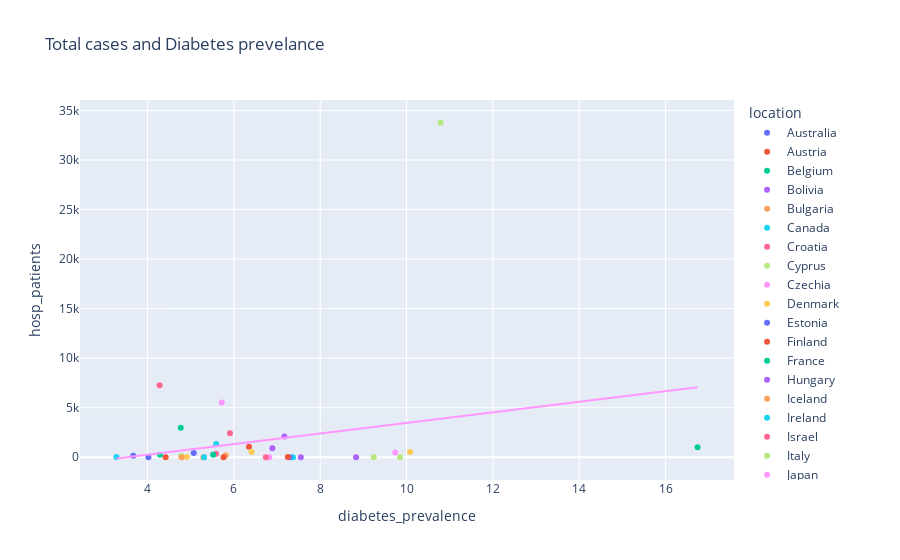

Notebook code for this chart:
### Code cell
fig = px.scatter(clean_location, x='diabetes_prevalence',y='hosp_patients', color='location',title='Total cases and Diabetes prevelance', trendline="ols", trendline_scope="overall")
fig.show()

### Figure 1 — Plotly figure (JSON) as saved in the notebook; plotly's stock layout.template omitted (floating-point values rounded to 4 significant figures)
{"data": [{"hovertemplate": "location=Australia<br>diabetes_prevalence=%{x}<br>hosp_patients=%{y}<extra></extra>", "legendgroup": "Australia", "marker": {"color": "#636efa", "symbol": "circle"}, "mode": "markers", "name": "Australia", "orientation": "v", "showlegend": true, "type": "scatter", "x": [5.07], "xaxis": "x", "y": [426], "yaxis": "y"}, {"hovertemplate": "location=Austria<br>diabetes_prevalence=%{x}<br>hosp_patients=%{y}<extra></extra>", "legendgroup": "Austria", "marker": {"color": "#EF553B", "symbol": "circle"}, "mode": "markers", "name": "Austria", "orientation": "v", "showlegend": true, "type": "scatter", "x": [6.35], "xaxis": "x", "y": [1071], "yaxis": "y"}, {"hovertemplate": "location=Belgium<br>diabetes_prevalence=%{x}<br>hosp_patients=%{y}<extra></extra>", "legendgroup": "Belgium", "marker": {"color": "#00cc96", "symbol": "circle"}, "mode": "markers", "name": "Belgium", "orientation": "v", "showlegend": true, "type": "scatter", "x": [4.29], "xaxis": "x", "y": [263], "yaxis": "y"}, {"hovertemplate": "location=Bolivia<br>diabetes_prevalence=%{x}<br>hosp_patients=%{y}<extra></extra>", "legendgroup": "Bolivia", "marker": {"color": "#ab63fa", "symbol": "circle"}, "mode": "markers", "name": "Bolivia", "orientation": "v", "showlegend": true, "type": "scatter", "x": [6.89], "xaxis": "x", "y": [902], "yaxis": "y"}, {"hovertemplate": "location=Bulgaria<br>diabetes_prevalence=%{x}<br>hosp_patients=%{y}<extra></extra>", "legendgroup": "Bulgaria", "marker": {"color": "#FFA15A", "symbol": "circle"}, "mode": "markers", "name": "Bulgaria", "orientation": "v", "showlegend": true, "type": "scatter", "x": [5.81], "xaxis": "x", "y": [210], "yaxis": "y"}, {"hovertemplate": "location=Canada<br>diabetes_prevalence=%{x}<br>hosp_patients=%{y}<extra></extra>", "legendgroup": "Canada", "marker": {"color": "#19d3f3", "symbol": "circle"}, "mode": "markers", "name": "Canada", "orientation": "v", "showlegend": true, "type": "scatter", "x": [7.37], "xaxis": "x", "y": [4], "yaxis": "y"}, {"hovertemplate": "location=Croatia<br>diabetes_prevalence=%{x}<br>hosp_patients=%{y}<extra></extra>", "legendgroup": "Croatia", "marker": {"color": "#FF6692", "symbol": "circle"}, "mode": "markers", "name": "Croatia", "orientation": "v", "showlegend": true, "type": "scatter", "x": [5.59], "xaxis": "x", "y": [341], "yaxis": "y"}, {"hovertemplate": "location=Cyprus<br>diabetes_prevalence=%{x}<br>hosp_patients=%{y}<extra></extra>", "legendgroup": "Cyprus", "marker": {"color": "#B6E880", "symbol": "circle"}, "mode": "markers", "name": "Cyprus", "orientation": "v", "showlegend": true, "type": "scatter", "x": [9.24], "xaxis": "x", "y": [0], "yaxis": "y"}, {"hovertemplate": "location=Czechia<br>diabetes_prevalence=%{x}<br>hosp_patients=%{y}<extra></extra>", "legendgroup": "Czechia", "marker": {"color": "#FF97FF", "symbol": "circle"}, "mode": "markers", "name": "Czechia", "orientation": "v", "showlegend": true, "type": "scatter", "x": [6.82], "xaxis": "x", "y": [2], "yaxis": "y"}, {"hovertemplate": "location=Denmark<br>diabetes_prevalence=%{x}<br>hosp_patients=%{y}<extra></extra>", "legendgroup": "Denmark", "marker": {"color": "#FECB52", "symbol": "circle"}, "mode": "markers", "name": "Denmark", "orientation": "v", "showlegend": true, "type": "scatter", "x": [6.41], "xaxis": "x", "y": [527], "yaxis": "y"}, {"hovertemplate": "location=Estonia<br>diabetes_prevalence=%{x}<br>hosp_patients=%{y}<extra></extra>", "legendgroup": "Estonia", "marker": {"color": "#636efa", "symbol": "circle"}, "mode": "markers", "name": "Estonia", "orientation": "v", "showlegend": true, "type": "scatter", "x": [4.02], "xaxis": "x", "y": [1], "yaxis": "y"}, {"hovertemplate": "location=Finland<br>diabetes_prevalence=%{x}<br>hosp_patients=%{y}<extra></extra>", "legendgroup": "Finland", "marker": {"color": "#EF553B", "symbol": "circle"}, "mode": "markers", "name": "Finland", "orientation": "v", "showlegend": true, "type": "scatter", "x": [5.76], "xaxis": "x", "y": [0], "yaxis": "y"}, {"hovertemplate": "location=France<br>diabetes_prevalence=%{x}<br>hosp_patients=%{y}<extra></extra>", "legendgroup": "France", "marker": {"color": "#00cc96", "symbol": "circle"}, "mode": "markers", "name": "France", "orientation": "v", "showlegend": true, "type": "scatter", "x": [4.77], "xaxis": "x", "y": [2972], "yaxis": "y"}, {"hovertemplate": "location=Hungary<br>diabetes_prevalence=%{x}<br>hosp_patients=%{y}<extra></extra>", "legendgroup": "Hungary", "marker": {"color": "#ab63fa", "symbol": "circle"}, "mode": "markers", "name": "Hungary", "orientation": "v", "showlegend": true, "type": "scatter", "x": [7.55], "xaxis": "x", "y": [0], "yaxis": "y"}, {"hovertemplate": "location=Iceland<br>diabetes_prevalence=%{x}<br>hosp_patients=%{y}<extra></extra>", "legendgroup": "Iceland", "marker": {"color": "#FFA15A", "symbol": "circle"}, "mode": "markers", "name": "Iceland", "orientation": "v", "showlegend": true, "type": "scatter", "x": [5.31], "xaxis": "x", "y": [1], "yaxis": "y"}, {"hovertemplate": "location=Ireland<br>diabetes_prevalence=%{x}<br>hosp_patients=%{y}<extra></extra>", "legendgroup": "Ireland", "marker": {"color": "#19d3f3", "symbol": "circle"}, "mode": "markers", "name": "Ireland", "orientation": "v", "showlegend": true, "type": "scatter", "x": [3.28], "xaxis": "x", "y": [18], "yaxis": "y"}, {"hovertemplate": "location=Israel<br>diabetes_prevalence=%{x}<br>hosp_patients=%{y}<extra></extra>", "legendgroup": "Israel", "marker": {"color": "#FF6692", "symbol": "circle"}, "mode": "markers", "name": "Israel", "orientation": "v", "showlegend": true, "type": "scatter", "x": [6.74], "xaxis": "x", "y": [10], "yaxis": "y"}, {"hovertemplate": "location=Italy<br>diabetes_prevalence=%{x}<br>hosp_patients=%{y}<extra></extra>", "legendgroup": "Italy", "marker": {"color": "#B6E880", "symbol": "circle"}, "mode": "markers", "name": "Italy", "orientation": "v", "showlegend": true, "type": "scatter", "x": [4.78], "xaxis": "x", "y": [127], "yaxis": "y"}, {"hovertemplate": "location=Japan<br>diabetes_prevalence=%{x}<br>hosp_patients=%{y}<extra></extra>", "legendgroup": "Japan", "marker": {"color": "#FF97FF", "symbol": "circle"}, "mode": "markers", "name": "Japan", "orientation": "v", "showlegend": true, "type": "scatter", "x": [5.72], "xaxis": "x", "y": [5514], "yaxis": "y"}, {"hovertemplate": "location=Latvia<br>diabetes_prevalence=%{x}<br>hosp_patients=%{y}<extra></extra>", "legendgroup": "Latvia", "marker": {"color": "#FECB52", "symbol": "circle"}, "mode": "markers", "name": "Latvia", "orientation": "v", "showlegend": true, "type": "scatter", "x": [4.91], "xaxis": "x", "y": [28], "yaxis": "y"}, {"hovertemplate": "location=Lithuania<br>diabetes_prevalence=%{x}<br>hosp_patients=%{y}<extra></extra>", "legendgroup": "Lithuania", "marker": {"color": "#636efa", "symbol": "circle"}, "mode": "markers", "name": "Lithuania", "orientation": "v", "showlegend": true, "type": "scatter", "x": [3.67], "xaxis": "x", "y": [156], "yaxis": "y"}, {"hovertemplate": "location=Luxembourg<br>diabetes_prevalence=%{x}<br>hosp_patients=%{y}<extra></extra>", "legendgroup": "Luxembourg", "marker": {"color": "#EF553B", "symbol": "circle"}, "mode": "markers", "name": "Luxembourg", "orientation": "v", "showlegend": true, "type": "scatter", "x": [4.42], "xaxis": "x", "y": [0], "yaxis": "y"}, {"hovertemplate": "location=Malaysia<br>diabetes_prevalence=%{x}<br>hosp_patients=%{y}<extra></extra>", "legendgroup": "Malaysia", "marker": {"color": "#00cc96", "symbol": "circle"}, "mode": "markers", "name": "Malaysia", "orientation": "v", "showlegend": true, "type": "scatter", "x": [16.74], "xaxis": "x", "y": [1019], "yaxis": "y"}, {"hovertemplate": "location=Malta<br>diabetes_prevalence=%{x}<br>hosp_patients=%{y}<extra></extra>", "legendgroup": "Malta", "marker": {"color": "#ab63fa", "symbol": "circle"}, "mode": "markers", "name": "Malta", "orientation": "v", "showlegend": true, "type": "scatter", "x": [8.83], "xaxis": "x", "y": [0], "yaxis": "y"}, {"hovertemplate": "location=Netherlands<br>diabetes_prevalence=%{x}<br>hosp_patients=%{y}<extra></extra>", "legendgroup": "Netherlands", "marker": {"color": "#FFA15A", "symbol": "circle"}, "mode": "markers", "name": "Netherlands", "orientation": "v", "showlegend": true, "type": "scatter", "x": [5.29], "xaxis": "x", "y": [1], "yaxis": "y"}, {"hovertemplate": "location=Norway<br>diabetes_prevalence=%{x}<br>hosp_patients=%{y}<extra></extra>", "legendgroup": "Norway", "marker": {"color": "#19d3f3", "symbol": "circle"}, "mode": "markers", "name": "Norway", "orientation": "v", "showlegend": true, "type": "scatter", "x": [5.31], "xaxis": "x", "y": [0], "yaxis": "y"}, {"hovertemplate": "location=Poland<br>diabetes_prevalence=%{x}<br>hosp_patients=%{y}<extra></extra>", "legendgroup": "Poland", "marker": {"color": "#FF6692", "symbol": "circle"}, "mode": "markers", "name": "Poland", "orientation": "v", "showlegend": true, "type": "scatter", "x": [5.91], "xaxis": "x", "y": [2425], "yaxis": "y"}, {"hovertemplate": "location=Portugal<br>diabetes_prevalence=%{x}<br>hosp_patients=%{y}<extra></extra>", "legendgroup": "Portugal", "marker": {"color": "#B6E880", "symbol": "circle"}, "mode": "markers", "name": "Portugal", "orientation": "v", "showlegend": true, "type": "scatter", "x": [9.85], "xaxis": "x", "y": [9], "yaxis": "y"}, {"hovertemplate": "location=Romania<br>diabetes_prevalence=%{x}<br>hosp_patients=%{y}<extra></extra>", "legendgroup": "Romania", "marker": {"color": "#FF97FF", "symbol": "circle"}, "mode": "markers", "name": "Romania", "orientation": "v", "showlegend": true, "type": "scatter", "x": [9.74], "xaxis": "x", "y": [476], "yaxis": "y"}, {"hovertemplate": "location=Serbia<br>diabetes_prevalence=%{x}<br>hosp_patients=%{y}<extra></extra>", "legendgroup": "Serbia", "marker": {"color": "#FECB52", "symbol": "circle"}, "mode": "markers", "name": "Serbia", "orientation": "v", "showlegend": true, "type": "scatter", "x": [10.08], "xaxis": "x", "y": [540], "yaxis": "y"}, {"hovertemplate": "location=Slovakia<br>diabetes_prevalence=%{x}<br>hosp_patients=%{y}<extra></extra>", "legendgroup": "Slovakia", "marker": {"color": "#636efa", "symbol": "circle"}, "mode": "markers", "name": "Slovakia", "orientation": "v", "showlegend": true, "type": "scatter", "x": [7.29], "xaxis": "x", "y": [1], "yaxis": "y"}, {"hovertemplate": "location=Slovenia<br>diabetes_prevalence=%{x}<br>hosp_patients=%{y}<extra></extra>", "legendgroup": "Slovenia", "marker": {"color": "#EF553B", "symbol": "circle"}, "mode": "markers", "name": "Slovenia", "orientation": "v", "showlegend": true, "type": "scatter", "x": [7.25], "xaxis": "x", "y": [18], "yaxis": "y"}, {"hovertemplate": "location=South Africa<br>diabetes_prevalence=%{x}<br>hosp_patients=%{y}<extra></extra>", "legendgroup": "South Africa", "marker": {"color": "#00cc96", "symbol": "circle"}, "mode": "markers", "name": "South Africa", "orientation": "v", "showlegend": true, "type": "scatter", "x": [5.52], "xaxis": "x", "y": [260], "yaxis": "y"}, {"hovertemplate": "location=Spain<br>diabetes_prevalence=%{x}<br>hosp_patients=%{y}<extra></extra>", "legendgroup": "Spain", "marker": {"color": "#ab63fa", "symbol": "circle"}, "mode": "markers", "name": "Spain", "orientation": "v", "showlegend": true, "type": "scatter", "x": [7.17], "xaxis": "x", "y": [2083], "yaxis": "y"}, {"hovertemplate": "location=Sweden<br>diabetes_prevalence=%{x}<br>hosp_patients=%{y}<extra></extra>", "legendgroup": "Sweden", "marker": {"color": "#FFA15A", "symbol": "circle"}, "mode": "markers", "name": "Sweden", "orientation": "v", "showlegend": true, "type": "scatter", "x": [4.79], "xaxis": "x", "y": [1], "yaxis": "y"}, {"hovertemplate": "location=Switzerland<br>diabetes_prevalence=%{x}<br>hosp_patients=%{y}<extra></extra>", "legendgroup": "Switzerland", "marker": {"color": "#19d3f3", "symbol": "circle"}, "mode": "markers", "name": "Switzerland", "orientation": "v", "showlegend": true, "type": "scatter", "x": [5.59], "xaxis": "x", "y": [1328], "yaxis": "y"}, {"hovertemplate": "location=United Kingdom<br>diabetes_prevalence=%{x}<br>hosp_patients=%{y}<extra></extra>", "legendgroup": "United Kingdom", "marker": {"color": "#FF6692", "symbol": "circle"}, "mode": "markers", "name": "United Kingdom", "orientation": "v", "showlegend": true, "type": "scatter", "x": [4.28], "xaxis": "x", "y": [7267], "yaxis": "y"}, {"hovertemplate": "location=United States<br>diabetes_prevalence=%{x}<br>hosp_patients=%{y}<extra></extra>", "legendgroup": "United States", "marker": {"color": "#B6E880", "symbol": "circle"}, "mode": "markers", "name": "United States", "orientation": "v", "showlegend": true, "type": "scatter", "x": [10.79], "xaxis": "x", "y": [33759], "yaxis": "y"}, {"hovertemplate": "<b>OLS trendline</b><br>hosp_patients = 534.573 * diabetes_prevalence + -1880.41<br>R<sup>2</sup>=0.058629<br><br>diabetes_prevalence=%{x}<br>hosp_patients=%{y} <b>(trend)</b><extra></extra>", "legendgroup": "Overall Trendline", "line": {"color": "#FF97FF"}, "mode": "lines", "name": "Overall Trendline", "showlegend": true, "type": "scatter", "x": [3.28, 3.67, 4.02, 4.28, 4.29, 4.42, 4.77, 4.78, 4.79, 4.91, 5.07, 5.29, 5.31, 5.31, 5.52, 5.59, 5.59, 5.72, 5.76, 5.81, 5.91, 6.35, 6.41, 6.74, 6.82, 6.89, 7.17, 7.25, 7.29, 7.37, 7.55, 8.83, 9.24, 9.74, 9.85, 10.08, 10.79, 16.74], "xaxis": "x", "y": [-127.0, 81.47, 268.6, 407.6, 412.9, 482.4, 669.5, 674.8, 680.2, 744.3, 829.9, 947.5, 958.2, 958.2, 1070.0, 1108.0, 1108.0, 1177.0, 1199.0, 1225.0, 1279.0, 1514.0, 1546.0, 1723.0, 1765.0, 1803.0, 1952.0, 1995.0, 2017.0, 2059.0, 2156.0, 2840.0, 3059.0, 3326.0, 3385.0, 3508.0, 3888.0, 7068.0], "yaxis": "y"}], "layout": {"legend": {"title": {"text": "location"}, "tracegroupgap": 0}, "title": {"text": "Total cases and Diabetes prevelance"}, "xaxis": {"anchor": "y", "domain": [0, 1], "title": {"text": "diabetes_prevalence"}}, "yaxis": {"anchor": "x", "domain": [0, 1], "title": {"text": "hosp_patients"}}}}
